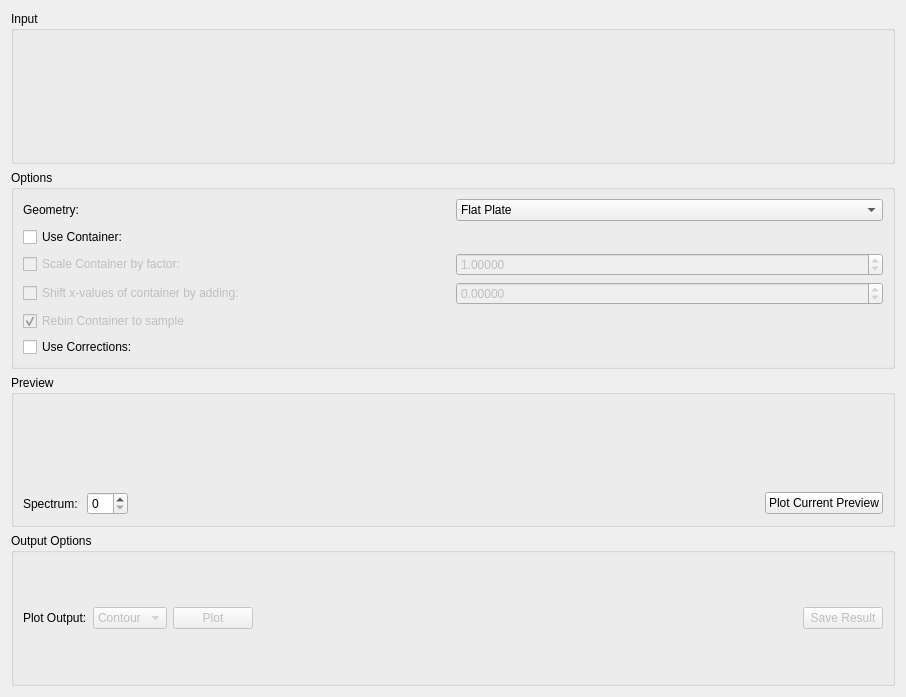
<?xml version="1.0" encoding="UTF-8"?>
<ui version="4.0">
 <class>ApplyPaalmanPings</class>
 <widget class="QWidget" name="ApplyPaalmanPings">
  <property name="geometry">
   <rect>
    <x>0</x>
    <y>0</y>
    <width>906</width>
    <height>697</height>
   </rect>
  </property>
  <property name="windowTitle">
   <string>Form</string>
  </property>
  <layout class="QVBoxLayout" name="verticalLayout_2">
   <item>
    <widget class="QGroupBox" name="gbInput">
     <property name="title">
      <string>Input</string>
     </property>
     <layout class="QVBoxLayout" name="abscor_loInput">
      <item>
       <widget class="MantidQt::MantidWidgets::DataSelector" name="dsSample" native="true">
        <property name="sizePolicy">
         <sizepolicy hsizetype="Minimum" vsizetype="Fixed">
          <horstretch>0</horstretch>
          <verstretch>0</verstretch>
         </sizepolicy>
        </property>
        <property name="autoLoad" stdset="0">
         <bool>true</bool>
        </property>
        <property name="workspaceSuffixes" stdset="0">
         <stringlist>
          <string>_red</string>
          <string>_sqw</string>
         </stringlist>
        </property>
        <property name="fileBrowserSuffixes" stdset="0">
         <stringlist>
          <string>_red.nxs</string>
          <string>_sqw.nxs</string>
         </stringlist>
        </property>
        <property name="showLoad" stdset="0">
         <bool>false</bool>
        </property>
        <property name="ShowGroups" stdset="0">
         <bool>false</bool>
        </property>
       </widget>
      </item>
     </layout>
    </widget>
   </item>
   <item>
    <widget class="QGroupBox" name="gbOptions">
     <property name="title">
      <string>Options</string>
     </property>
     <layout class="QGridLayout" name="gridLayout">
      <item row="4" column="0">
       <widget class="QCheckBox" name="ckShiftCan">
        <property name="enabled">
         <bool>false</bool>
        </property>
        <property name="text">
         <string>Shift x-values of container by adding:</string>
        </property>
        <property name="checked">
         <bool>false</bool>
        </property>
       </widget>
      </item>
      <item row="1" column="0">
       <widget class="QCheckBox" name="ckUseCan">
        <property name="text">
         <string>Use Container:</string>
        </property>
       </widget>
      </item>
      <item row="4" column="1">
       <layout class="QHBoxLayout" name="loShiftFactor">
        <item>
         <widget class="QDoubleSpinBox" name="spCanShift">
          <property name="enabled">
           <bool>false</bool>
          </property>
          <property name="decimals">
           <number>5</number>
          </property>
          <property name="minimum">
           <double>-999.990000000000009</double>
          </property>
          <property name="maximum">
           <double>999.990000000000009</double>
          </property>
          <property name="singleStep">
           <double>0.010000000000000</double>
          </property>
          <property name="value">
           <double>0.000000000000000</double>
          </property>
         </widget>
        </item>
       </layout>
      </item>
      <item row="6" column="0">
       <widget class="QCheckBox" name="ckUseCorrections">
        <property name="text">
         <string>Use Corrections:</string>
        </property>
       </widget>
      </item>
      <item row="6" column="1">
       <widget class="MantidQt::MantidWidgets::DataSelector" name="dsCorrections" native="true">
        <property name="enabled">
         <bool>false</bool>
        </property>
        <property name="sizePolicy">
         <sizepolicy hsizetype="Minimum" vsizetype="Fixed">
          <horstretch>0</horstretch>
          <verstretch>0</verstretch>
         </sizepolicy>
        </property>
        <property name="autoLoad" stdset="0">
         <bool>true</bool>
        </property>
        <property name="workspaceSuffixes" stdset="0">
         <stringlist>
          <string>_flt_abs</string>
         </stringlist>
        </property>
        <property name="fileBrowserSuffixes" stdset="0">
         <stringlist>
          <string>_flt_abs.nxs</string>
         </stringlist>
        </property>
        <property name="showLoad" stdset="0">
         <bool>false</bool>
        </property>
       </widget>
      </item>
      <item row="3" column="0">
       <widget class="QCheckBox" name="ckScaleCan">
        <property name="enabled">
         <bool>false</bool>
        </property>
        <property name="text">
         <string>Scale Container by factor:</string>
        </property>
        <property name="checked">
         <bool>false</bool>
        </property>
       </widget>
      </item>
      <item row="1" column="1">
       <widget class="MantidQt::MantidWidgets::DataSelector" name="dsContainer" native="true">
        <property name="enabled">
         <bool>false</bool>
        </property>
        <property name="sizePolicy">
         <sizepolicy hsizetype="Minimum" vsizetype="Fixed">
          <horstretch>0</horstretch>
          <verstretch>0</verstretch>
         </sizepolicy>
        </property>
        <property name="autoLoad" stdset="0">
         <bool>true</bool>
        </property>
        <property name="workspaceSuffixes" stdset="0">
         <stringlist>
          <string>_red</string>
          <string>_sqw</string>
         </stringlist>
        </property>
        <property name="fileBrowserSuffixes" stdset="0">
         <stringlist>
          <string>_red.nxs</string>
          <string>_sqw.nxs</string>
         </stringlist>
        </property>
        <property name="showLoad" stdset="0">
         <bool>false</bool>
        </property>
        <property name="ShowGroups" stdset="0">
         <bool>false</bool>
        </property>
       </widget>
      </item>
      <item row="3" column="1">
       <layout class="QHBoxLayout" name="loScaleFactor">
        <item>
         <widget class="QDoubleSpinBox" name="spCanScale">
          <property name="enabled">
           <bool>false</bool>
          </property>
          <property name="decimals">
           <number>5</number>
          </property>
          <property name="maximum">
           <double>999.990000000000009</double>
          </property>
          <property name="singleStep">
           <double>0.100000000000000</double>
          </property>
          <property name="value">
           <double>1.000000000000000</double>
          </property>
         </widget>
        </item>
       </layout>
      </item>
      <item row="0" column="1">
       <widget class="QComboBox" name="cbGeometry">
        <item>
         <property name="text">
          <string>Flat Plate</string>
         </property>
        </item>
        <item>
         <property name="text">
          <string>Cylinder</string>
         </property>
        </item>
        <item>
         <property name="text">
          <string>Annulus</string>
         </property>
        </item>
       </widget>
      </item>
      <item row="0" column="0">
       <widget class="QLabel" name="lbGeometry">
        <property name="text">
         <string>Geometry:</string>
        </property>
       </widget>
      </item>
      <item row="5" column="0">
       <widget class="QCheckBox" name="ckRebinContainer">
        <property name="enabled">
         <bool>false</bool>
        </property>
        <property name="text">
         <string>Rebin Container to sample</string>
        </property>
        <property name="checked">
         <bool>true</bool>
        </property>
       </widget>
      </item>
     </layout>
    </widget>
   </item>
   <item>
    <widget class="QGroupBox" name="groupBox">
     <property name="title">
      <string>Preview</string>
     </property>
     <layout class="QVBoxLayout" name="verticalLayout">
      <item>
       <widget class="MantidQt::MantidWidgets::PreviewPlot" name="ppPreview" native="true"/>
      </item>
      <item>
       <layout class="QHBoxLayout" name="horizontalLayout_2">
        <item>
         <widget class="QLabel" name="lbPreviewSpec">
          <property name="text">
           <string>Spectrum: </string>
          </property>
         </widget>
        </item>
        <item>
         <widget class="QSpinBox" name="spPreviewSpec"/>
        </item>
        <item>
         <spacer name="horizontalSpacer">
          <property name="orientation">
           <enum>Qt::Horizontal</enum>
          </property>
          <property name="sizeHint" stdset="0">
           <size>
            <width>40</width>
            <height>20</height>
           </size>
          </property>
         </spacer>
        </item>
        <item>
         <widget class="QPushButton" name="pbPlotPreview">
          <property name="text">
           <string>Plot Current Preview</string>
          </property>
         </widget>
        </item>
       </layout>
      </item>
     </layout>
    </widget>
   </item>
   <item>
    <widget class="QGroupBox" name="gbOutput">
     <property name="title">
      <string>Output Options</string>
     </property>
     <layout class="QHBoxLayout" name="horizontalLayout">
      <item>
       <widget class="QLabel" name="lbPlotOutput">
        <property name="sizePolicy">
         <sizepolicy hsizetype="Maximum" vsizetype="Preferred">
          <horstretch>0</horstretch>
          <verstretch>0</verstretch>
         </sizepolicy>
        </property>
        <property name="text">
         <string>Plot Output:</string>
        </property>
       </widget>
      </item>
      <item>
       <widget class="QComboBox" name="cbPlotOutput">
        <property name="enabled">
         <bool>false</bool>
        </property>
        <item>
         <property name="text">
          <string>Contour</string>
         </property>
        </item>
        <item>
         <property name="text">
          <string>Spectra</string>
         </property>
        </item>
        <item>
         <property name="text">
          <string>Both</string>
         </property>
        </item>
       </widget>
      </item>
      <item>
       <widget class="QPushButton" name="pbPlot">
        <property name="enabled">
         <bool>false</bool>
        </property>
        <property name="text">
         <string>Plot</string>
        </property>
       </widget>
      </item>
      <item>
       <spacer name="horizontalSpacer_1">
        <property name="orientation">
         <enum>Qt::Horizontal</enum>
        </property>
        <property name="sizeHint" stdset="0">
         <size>
          <width>40</width>
          <height>20</height>
         </size>
        </property>
       </spacer>
      </item>
      <item>
       <widget class="QPushButton" name="pbSave">
        <property name="enabled">
         <bool>false</bool>
        </property>
        <property name="text">
         <string>Save Result</string>
        </property>
       </widget>
      </item>
     </layout>
    </widget>
   </item>
  </layout>
 </widget>
 <customwidgets>
  <customwidget>
   <class>MantidQt::MantidWidgets::DataSelector</class>
   <extends>QWidget</extends>
   <header>MantidQtMantidWidgets/DataSelector.h</header>
  </customwidget>
  <customwidget>
   <class>MantidQt::MantidWidgets::PreviewPlot</class>
   <extends>QWidget</extends>
   <header>MantidQtMantidWidgets/PreviewPlot.h</header>
   <container>1</container>
  </customwidget>
 </customwidgets>
 <resources/>
 <connections>
  <connection>
   <sender>ckUseCan</sender>
   <signal>toggled(bool)</signal>
   <receiver>ckScaleCan</receiver>
   <slot>setEnabled(bool)</slot>
   <hints>
    <hint type="sourcelabel">
     <x>50</x>
     <y>111</y>
    </hint>
    <hint type="destinationlabel">
     <x>61</x>
     <y>142</y>
    </hint>
   </hints>
  </connection>
  <connection>
   <sender>ckUseCan</sender>
   <signal>toggled(bool)</signal>
   <receiver>ckShiftCan</receiver>
   <slot>setEnabled(bool)</slot>
   <hints>
    <hint type="sourcelabel">
     <x>50</x>
     <y>111</y>
    </hint>
    <hint type="destinationlabel">
     <x>87</x>
     <y>196</y>
    </hint>
   </hints>
  </connection>
  <connection>
   <sender>ckScaleCan</sender>
   <signal>toggled(bool)</signal>
   <receiver>spCanScale</receiver>
   <slot>setEnabled(bool)</slot>
   <hints>
    <hint type="sourcelabel">
     <x>133</x>
     <y>143</y>
    </hint>
    <hint type="destinationlabel">
     <x>712</x>
     <y>164</y>
    </hint>
   </hints>
  </connection>
  <connection>
   <sender>ckShiftCan</sender>
   <signal>toggled(bool)</signal>
   <receiver>spCanShift</receiver>
   <slot>setEnabled(bool)</slot>
   <hints>
    <hint type="sourcelabel">
     <x>159</x>
     <y>196</y>
    </hint>
    <hint type="destinationlabel">
     <x>712</x>
     <y>199</y>
    </hint>
   </hints>
  </connection>
  <connection>
   <sender>ckUseCan</sender>
   <signal>toggled(bool)</signal>
   <receiver>dsContainer</receiver>
   <slot>setEnabled(bool)</slot>
   <hints>
    <hint type="sourcelabel">
     <x>119</x>
     <y>114</y>
    </hint>
    <hint type="destinationlabel">
     <x>784</x>
     <y>119</y>
    </hint>
   </hints>
  </connection>
  <connection>
   <sender>ckUseCorrections</sender>
   <signal>toggled(bool)</signal>
   <receiver>dsCorrections</receiver>
   <slot>setEnabled(bool)</slot>
   <hints>
    <hint type="sourcelabel">
     <x>145</x>
     <y>256</y>
    </hint>
    <hint type="destinationlabel">
     <x>784</x>
     <y>245</y>
    </hint>
   </hints>
  </connection>
  <connection>
   <sender>ckUseCan</sender>
   <signal>toggled(bool)</signal>
   <receiver>ckRebinContainer</receiver>
   <slot>setEnabled(bool)</slot>
   <hints>
    <hint type="sourcelabel">
     <x>250</x>
     <y>122</y>
    </hint>
    <hint type="destinationlabel">
     <x>201</x>
     <y>219</y>
    </hint>
   </hints>
  </connection>
 </connections>
</ui>
